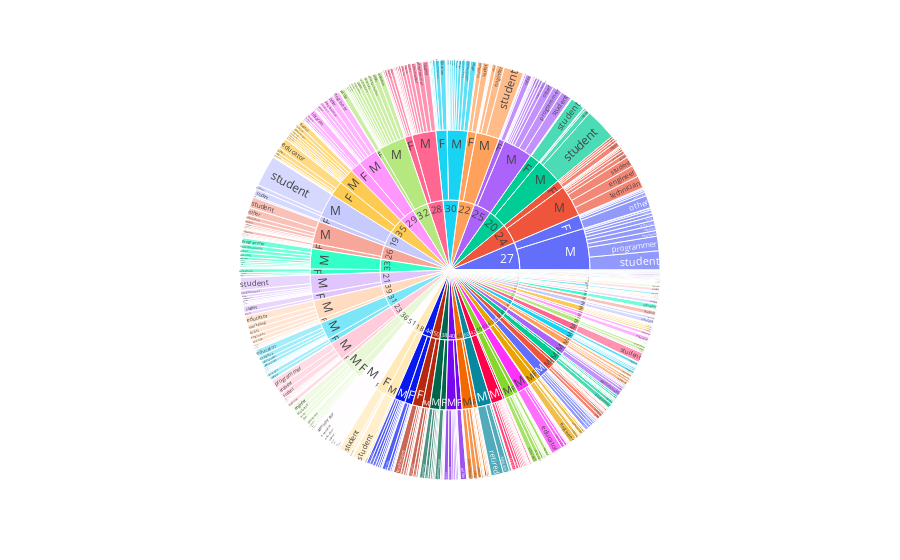

The code cell stored with this chart in its notebook:
### Code cell
fig = px.sunburst(df_data, path=['age', 'gender', 'occupation'], values='rating')
display(fig)

### Figure 1 — Plotly figure (JSON) as saved in the notebook; plotly's stock layout.template omitted (floating-point values rounded to 4 significant figures; data arrays with more than 128 entries replaced by an {"elided": "..."} marker saying what was removed)
{"data": [{"branchvalues": "total", "domain": {"x": [0, 1], "y": [0, 1]}, "hovertemplate": "labels=%{label}<br>rating=%{value}<br>parent=%{parent}<br>id=%{id}<extra></extra>", "ids": {"elided": "695 str values"}, "labels": {"elided": "695 str values"}, "name": "", "parents": {"elided": "695 str values"}, "type": "sunburst", "values": {"elided": "695 int values"}}], "layout": {"legend": {"tracegroupgap": 0}, "margin": {"t": 60}}}
